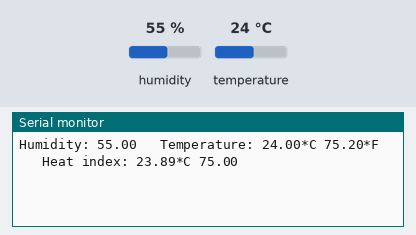
The sketch below on a simulated Arduino Uno, built with avr-gcc and run on an emulated ATmega328P. On the bench: the last lines printed to the serial monitor. Inputs (shaded band) come from the test bench; at power-on: humidity 55 %, temperature 24 °C.

Above: at 2.8 s.
2.9 s: humidity set to 22 %
At 4.6 s:
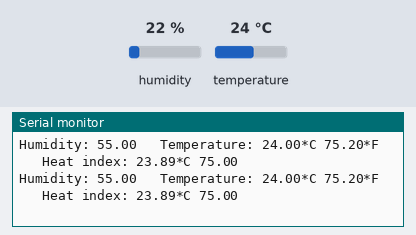
5.6 s: temperature set to 12 °C
At 7.4 s:
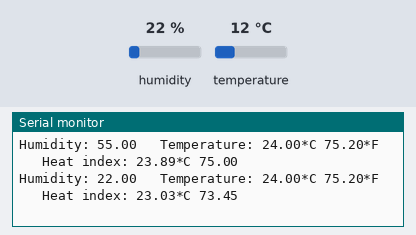
8.3 s: humidity set to 40 %
At 11.7 s:
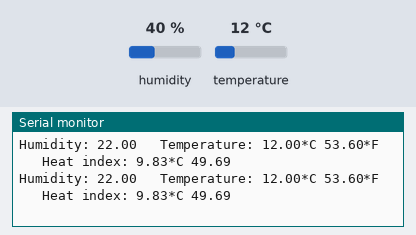
Timing chart, 0 to 13.2 s (numbered marks = the images above; inputs shaded):
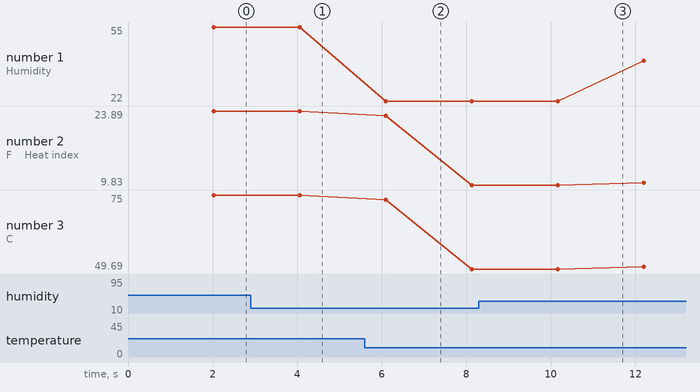

Measured:
- plotted number 1: 22 → 40 after the input at 8.3 s
- plotted number 2: 23.89 → 9.83 after the input at 5.6 s, 9.83 → 10.3 after the input at 8.3 s
- plotted number 3: 75 → 49.69 after the input at 5.6 s, 49.69 → 50.54 after the input at 8.3 s

The sketch:

Temperature_Humidity.ino
```cpp
#include "DHT.h"
#define DHTTYPE DHT11 // DHT 11

const int DHTPin = 4;
DHT dht(DHTPin, DHTTYPE); // Initialize DHT sensor.

void setup() {
  Serial.begin(9600);
  delay(10);
  dht.begin();
}

void loop() {
  // Sensor readings may also be up to 2 seconds old (it's a very slow sensor)
  float h = dht.readHumidity();

  // Read temperature as Celsius (the default)
  float t = dht.readTemperature();

  // Read temperature as Fahrenheit (isFahrenheit = true)
  float f = dht.readTemperature(true);

  // Check if any reads failed and exit early (to try again).
  if (isnan(h) || isnan(t) || isnan(f)) {
    Serial.println("Failed to read from DHT sensor!");
  }
  else {
    // Heat index corresponding to Celsius
    float hic = dht.computeHeatIndex(t, h, false);
    float hif = dht.computeHeatIndex(f, h);
    delay(2000);

    Serial.print("Humidity: ");
    Serial.print(h);
    Serial.print("\t Temperature: ");
    Serial.print(t);
    Serial.print("*C ");
    Serial.print(f);
    Serial.print("*F \t Heat index: ");
    Serial.print(hic);
    Serial.print("*C ");
    Serial.println(hif);
  }
}
```
